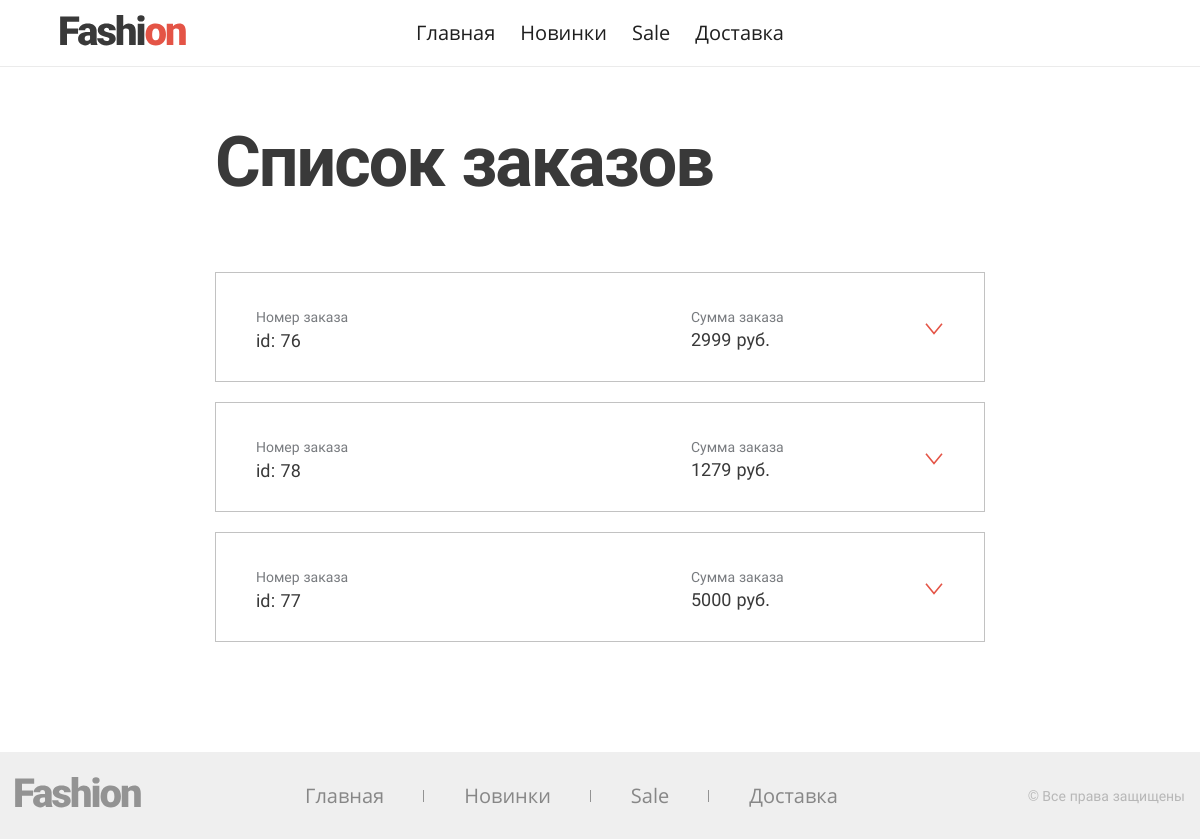
The page /admin/orders.php on the database its author committed.
### tables this page shows
CREATE TABLE `menu` (
  `id` int NOT NULL AUTO_INCREMENT,
  `name` varchar(45) NOT NULL,
  `path` varchar(255) NOT NULL,
  PRIMARY KEY (`id`),
  UNIQUE KEY `id_UNIQUE` (`id`)
);

CREATE TABLE `orders` (
  `id` int NOT NULL AUTO_INCREMENT,
  `customer` varchar(255) NOT NULL,
  `phone` varchar(45) NOT NULL,
  `email` varchar(45) NOT NULL,
  `delivery` varchar(45) NOT NULL,
  `pay` varchar(45) NOT NULL,
  `address` varchar(255) DEFAULT NULL,
  `comment` text,
  `sum` int NOT NULL DEFAULT '0',
  `active` tinyint(1) NOT NULL DEFAULT '1',
  `date` timestamp NOT NULL DEFAULT CURRENT_TIMESTAMP,
  PRIMARY KEY (`id`),
  UNIQUE KEY `id_UNIQUE` (`id`)
);

### include/main.php (called while the page is built, shortened)
<?php
require($_SERVER['DOCUMENT_ROOT'] . '/include/connection.php');
function getData($table, $active = 1) {
    if ($active == 1) {
        $result = mysqli_query(
        connect(),
        "SELECT * FROM $table WHERE active = 1"
        );
    } else {
        $result = mysqli_query(
            connect(),
            "SELECT * FROM $table"
        );
    }
    $array = mysqli_fetch_all($result, MYSQLI_ASSOC);
    return $array;
}
function getMenu($section) {
    $result = mysqli_query(
        connect(),
        "SELECT m.name AS menu, m.path, s.name AS section FROM fashion.menu AS m
        LEFT JOIN menu_sections AS ms ON m.id = ms.id_menu
        LEFT JOIN sections AS s ON ms.id_section = s.id
        WHERE s.name = '$section'"
    );
    $array = mysqli_fetch_all($result, MYSQLI_ASSOC);
    return $array;
}
function isCurrentUrl($url, $component = PHP_URL_PATH){
   return parse_url($_SERVER['REQUEST_URI'], $component) == $url;
}
function showList($array, $templates, $class) {
    include($_SERVER['DOCUMENT_ROOT'] . '/templates/' . $templates . '.php');
}

### include/connection.php (called while the page is built, shortened)
<?php
function connect() {
    $host = HOST;
    $user = USER;
    $password = PASWORD;
    $dbname = DBNAME;
    static $connection = null;
    if ($connection === null) {
        $connection = mysqli_connect($host, $user, $password, $dbname) or die('Ошибка соединения');
    }
    return $connection;
}

### templates/orders.php (the view, shortened to what this page needs)
<ul class="<?= $class ?>">
  <?php foreach ($array as $item) : ?>
    <li class="order-item page-order__item">
      <div class="order-item__wrapper">
        <div class="order-item__group order-item__group--id">
          <span class="order-item__title">Номер заказа</span>
          <span class="order-item__info order-item__info--id"><?= $item['id'] ?></span>
        </div>
        <div class="order-item__group">
          <span class="order-item__title">Сумма заказа</span>
          <?= $item['sum'] ?> руб.
        </div>
        <button class="order-item__toggle"></button>
      </div>
    </li>
    <?php endforeach ?>
  </ul>

### templates/menu.php
<ul class="<?= $class ?>">
    <?php foreach ($array as $menuItem) : ?>
    <li>
        <a href="<?= $menuItem['path'] ?>"
        class="main-menu__item <?= activeMenu($menuItem) ?>"> <?= $menuItem['menu'] ?></a>
    </li>
    <?php endforeach ?>
</ul>

### rows shown on the page
menu: name "Главная"
menu: name "Новинки"
menu: name "Sale"
menu: name "Доставка"
orders: id "76", sum "2999"
orders: id "78", sum "1279"
orders: id "77", sum "5000"
